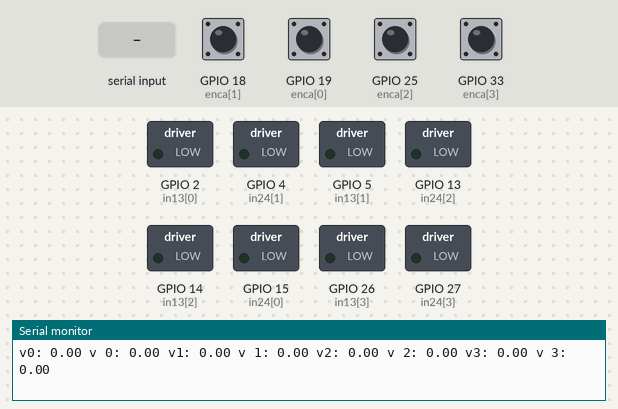
The sketch below on a simulated ESP32. Shown: switched loads named in the sketch (green lamp = pin HIGH), the last lines printed to the serial monitor. Inputs (shaded band) come from the test bench; at power-on: GPIO 18 (enca[1]), GPIO 19 (enca[0]), GPIO 25 (enca[2]), GPIO 33 (enca[3]) HIGH.

Above: at 1.2 s.
1.3 s: "FORWARD\n" received over Serial
At 4.0 s:
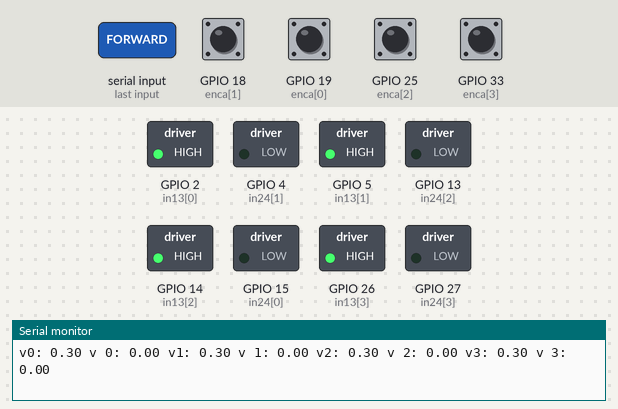
4.3 s: "BACKWARD\n" received over Serial
At 4.9 s:
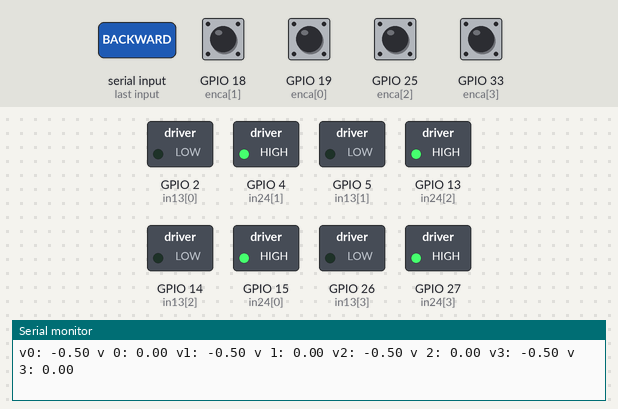
6.1 s: "LEFT\n" received over Serial
At 6.7 s:
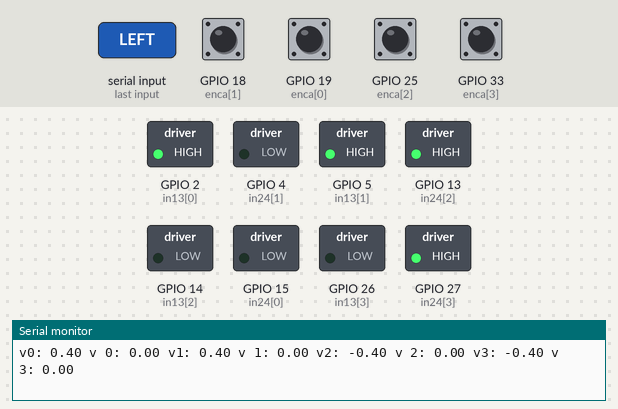
7.9 s: "RIGHT\n" received over Serial
At 9.4 s:
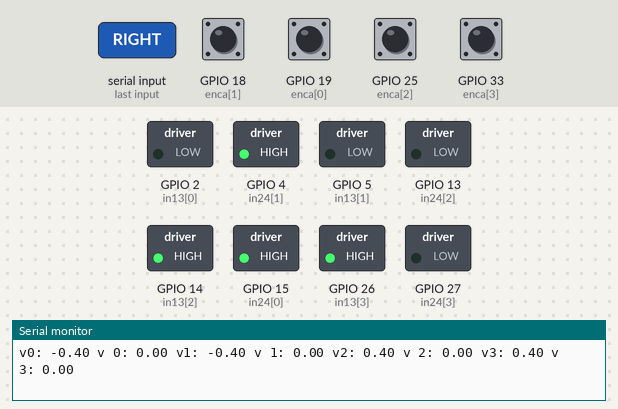
Timing chart, 0 to 10.9 s (numbered marks = the images above; inputs shaded):
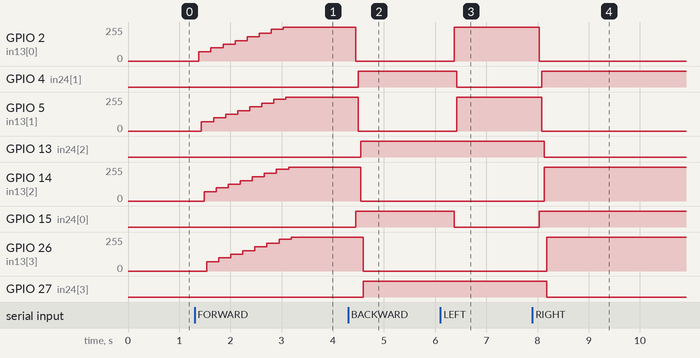

Measured:
- after the input at 1.3 s, GPIO 2 (in13[0]): moves from 0/255 to 255/255 over 1.7 s, starting after 0.09 s; GPIO 5 (in13[1]): moves from 0/255 to 255/255 over 1.7 s, starting after 0.14 s; GPIO 14 (in13[2]): moves from 0/255 to 255/255 over 1.7 s, starting after 0.19 s; GPIO 26 (in13[3]): moves from 0/255 to 255/255 over 1.7 s, starting after 0.24 s
- after the input at 4.3 s, GPIO 2 (in13[0]): 255/255 → 0/255 after 0.15 s; GPIO 4 (in24[1]): LOW → HIGH after 0.20 s; GPIO 5 (in13[1]): 255/255 → 0/255 after 0.20 s; GPIO 13 (in24[2]): LOW → HIGH after 0.25 s; GPIO 14 (in13[2]): 255/255 → 0/255 after 0.25 s
- after the input at 6.1 s, GPIO 2 (in13[0]): 0/255 → 255/255 after 0.27 s; GPIO 4 (in24[1]): HIGH → LOW after 0.32 s; GPIO 5 (in13[1]): 0/255 → 255/255 after 0.32 s; GPIO 15 (in24[0]): HIGH → LOW after 0.27 s
- after the input at 7.9 s, GPIO 2 (in13[0]): 255/255 → 0/255 after 0.13 s; GPIO 4 (in24[1]): LOW → HIGH after 0.18 s; GPIO 5 (in13[1]): 255/255 → 0/255 after 0.18 s; GPIO 13 (in24[2]): HIGH → LOW after 0.23 s; GPIO 14 (in13[2]): 0/255 → 255/255 after 0.23 s

The sketch:

pid_with_commu_continuous.ino
```cpp
/***********************
  before upload please run: sudo chmod a+rw /dev/ttyUSB0
  ensure serial monitor/plotter is closed before pyserial script is run
***********************/
#include <Arduino.h>
class PID_control{
  private:
    float kp, kd, ki, umax, uprev; // Parameters
    float eprev, eintegral;
  public:
  // Establish the C constructor(initialise KP = 1)
  PID_control(): kp(1), kd(0), ki(0), umax(255), eprev(0.0), eintegral(0.0), uprev(0.0){}
  // Set function, init

  void setParams(float kpIn, float kdIn, float kiIn, float umaxIn){
    kp = kpIn; kd = kdIn; ki = kiIn; umax = umaxIn;
  }
  // A function to compute the control signal
  void evalu(float value, float target, float deltaT, int &pwr){
    // error
    float e = target - value;
    // derivative
    float dedt = (e-eprev)/(deltaT);
    // integral
    eintegral = eintegral + e*deltaT;
    // control signal
    float u = kp*e + kd*dedt + ki*eintegral;
    // motor power
    pwr = (int) fabs(u);
    if(eintegral>2)
    {eintegral=2;}
    if( pwr > umax ){
      pwr = 255;
    }
    // motor direction
//    dir = 1;
//    if(u<0){
//      dir = -1;
//    }
    // store previous error
    eprev = e;
  }
};
/*************************************************************************************
Manually driving params
**************************************************************************************/
#define FORWARD 1
#define BACKWARD 2
#define LEFT 3
#define RIGHT 4
#define STOP 5
int command;
/*************************************************************************************/

#define NUM_MOTORS 4
#define ENC_COUNT_REV 330
const uint8_t enca[4] = {19,18,25,33};
const uint8_t encb[4] = {23,22,32,35};
// pwm channels
//const int PWM_CHANNELS[] = {0, 1, 2, 3, 4, 5, 6, 7};
const int PWM_FREQ = 2000;
const int PWM_RESOLUTION = 8;
const int MAX_DUTY_CYCLE = pow(2, PWM_RESOLUTION) - 1;
/* ************************************************ */
String received = "";
// Velocity calculation variables
long prevT = 0; // Tracking previous time tick
volatile int pos_i[4] = {0,0,0,0}; // pos interrupt
volatile float velocity_i[4] = {0,0,0,0}; // velocity measured in interrupt
volatile int posPrev[4] = {0,0,0,0};
volatile long prevT_i[4] = {0,0,0,0};
volatile long currT[4] = {0,0,0,0};
int pwr[]={0,0,0,0};

// Time calculation variables
long prevT_loop = 0;
long deltaT = 0; // time interval for each loop
// Filter variables
float v1Filt[4] = {0,0,0,0};
float v1Prev[4] = {0,0,0,0};
float vtarget[] = {0,0,0,0};
float wl = 0.0, wr = 0.0;
/* ************************************************ */
PID_control pid[4];
void IRAM_ATTR Encoder_ISR0() {
  currT[0] = micros();
  velocity_i[0] = 60*1.0e6/((currT[0]-prevT_i[0])*330);
  prevT_i[0] = currT[0];
}
void IRAM_ATTR Encoder_ISR1() {
  currT[1] = micros();
  velocity_i[1] = 60*1.0e6/((currT[1]-prevT_i[1])*330);
  prevT_i[1] = currT[1];
}
void IRAM_ATTR Encoder_ISR2() {
  currT[2] = micros();
  velocity_i[2] = 60*1.0e6/((currT[2]-prevT_i[2])*330);
  prevT_i[2] = currT[2];
}
void IRAM_ATTR Encoder_ISR3() {
  currT[3] = micros();
  velocity_i[3] = 60*1.0e6/((currT[3]-prevT_i[3])*330);
  prevT_i[3] = currT[3];
}

void parseStringToFloats (String input, float &wl, float &wr){
  input.replace("wl:", "");
  input.replace(" wr:", "");
  int commaIndex = input.indexOf(",");

  if (commaIndex != -1) {
    wl = input.substring(0, commaIndex).toFloat();
    wr = input.substring(commaIndex+1).toFloat();
  }

}
void GPIO_init(){

  pinMode(enca[0], INPUT_PULLUP);
  pinMode(enca[1], INPUT_PULLUP);
  pinMode(enca[2], INPUT_PULLUP);
  pinMode(enca[3], INPUT_PULLUP);
  }

void PID_control_init(PID_control *pid){
  pid[0].setParams(200,0,400,MAX_DUTY_CYCLE);
  pid[1].setParams(200,0,400,MAX_DUTY_CYCLE);
  pid[2].setParams(200,0,400,MAX_DUTY_CYCLE);
  pid[3].setParams(200,0,400,MAX_DUTY_CYCLE);
//  pid[0].setParams(50,0,100,MAX_DUTY_CYCLE);
//  pid[1].setParams(50,0,100,MAX_DUTY_CYCLE);
//  pid[2].setParams(50,0,100,MAX_DUTY_CYCLE);
//  pid[3].setParams(50,0,100,MAX_DUTY_CYCLE);
  }

void encoder_interr_init(){
  attachInterrupt(enca[0], Encoder_ISR0, RISING); // M1
  attachInterrupt(enca[1], Encoder_ISR1, RISING); // M2
  attachInterrupt(enca[2], Encoder_ISR2, RISING); // M3
  attachInterrupt(enca[3], Encoder_ISR3, RISING); // M4
  }

void PWM_init(const int PWM_FREQ , const int PWM_RESOLUTION ){
  const uint8_t in13[4] = {2,5,14,26};
  const uint8_t in24[4] = {15,4,13,27};
  const int PWM_CHANNELS[] = {0, 1, 2, 3, 4, 5, 6, 7};
  const int MAX_DUTY_CYCLE = pow(2, PWM_RESOLUTION) - 1;
  for (int i=0;i<8;i++)
  {
    ledcSetup(PWM_CHANNELS[i], PWM_FREQ, PWM_RESOLUTION);
    ledcWrite(PWM_CHANNELS[i],0);
    }

   for (int i=0;i<4;i++)
   {
      ledcAttachPin(in13[i],PWM_CHANNELS[i]);
      ledcAttachPin(in24[i],PWM_CHANNELS[i+4]);
    }

  }

float filter(float *v1Filt, volatile float *velocity_i, float *v1Prev){
  float vleft, vright;
  for (int i=0;i<4;i++)
  {
    v1Filt[i] = 0.843*v1Filt[i] + 0.0782*velocity_i[i] + 0.0782*v1Prev[i];
    v1Prev[i] = velocity_i[i];
    vleft=(v1Filt[0]+v1Filt[1])/2;
    vright=(v1Filt[2]+v1Filt[3])/2;
  }


  return vright, vleft;

}


void PID_driving(float *target_v, float *v, float deltaT, int *pwr, PID_control *pid){
  const int PWM_CHANNELS[] = {0, 1, 2, 3, 4, 5, 6, 7};
  float r=31.5*pow(10,-3);
  float pi=3.14;
  float l=2*pi*r;
  float v_mps[4];
  for (int i=0; i<4;i++){
    v_mps[i]=l*fabs(v[i])/60;
    if((fabs(target_v[i])>=0.15) && (fabs(v_mps[i])<=0.15))
    {
      pwr[i]=200;
      delay(50);
    }
      if (target_v[i]==0)
         {
          ledcWrite(PWM_CHANNELS[i], 0);
          ledcWrite(PWM_CHANNELS[i+4], 0);
          }


     else if(target_v[i]>0)
       {
         if(target_v[i]<0.2 || (target_v[i]>0.4 && v_mps[i]>0.4))
         {
          if(pwr[i]<100)
            {pwr[i]=100;}
          pid[i].setParams(50,0,100,MAX_DUTY_CYCLE);
          }
         else
         {pid[i].setParams(200,0,400,MAX_DUTY_CYCLE);}
         pid[i].evalu(v_mps[i], fabs(target_v[i]), deltaT, pwr[i]);
         ledcWrite(PWM_CHANNELS[i], pwr[i]);
         ledcWrite(PWM_CHANNELS[i+4], 0);
       }
     else
        {
          if(target_v[i]>-0.2 || ((target_v[i]<-0.4 && v_mps[i]<-0.4)))
          {
            if(pwr[i]<100)
            {pwr[i]=100;}
            pid[i].setParams(50,0,100,MAX_DUTY_CYCLE);
            }
          else
          {pid[i].setParams(200,0,400,MAX_DUTY_CYCLE);}
          pid[i].evalu(v_mps[i], fabs(target_v[i]), deltaT, pwr[i]);
          ledcWrite(PWM_CHANNELS[i], 0);
          ledcWrite(PWM_CHANNELS[i+4], pwr[i]);
      }


    if(i==3)
    {delay(20);}

    }
}

void manually_driving(int driving_mode, float *target_v, float *v, float deltaT, int *pwr, PID_control *pid)
{
  switch(driving_mode)
  {
   case FORWARD:
   target_v[0]= 0.3;
   target_v[1]= 0.3;
   target_v[2]= 0.3;
   target_v[3]= 0.3;
   break;
   case BACKWARD:
   target_v[0]= -0.5;
   target_v[1]= -0.5;
   target_v[2]= -0.5;
   target_v[3]= -0.5;
   break;
   case RIGHT:
   target_v[0]= -0.4;
   target_v[1]= -0.4;
   target_v[2]= 0.4;
   target_v[3]= 0.4;
   break;
   case LEFT:
   target_v[0]= 0.4;
   target_v[1]= 0.4;
   target_v[2]= -0.4;
   target_v[3]= -0.4;
   break;
   case STOP:
   target_v[0]= 0;
   target_v[1]= 0;
   target_v[2]= 0;
   target_v[3]= 0;
   break;
   default:
   target_v[0]= 0;
   target_v[1]= 0;
   target_v[2]= 0;
   target_v[3]= 0;
   break;
    }
  PID_driving(target_v,v,deltaT,pwr,pid);
  }

void setup() {
  // put your setup code here, to run once:
  Serial.begin(9600);

  GPIO_init();
  PID_control_init(pid);
  encoder_interr_init();
  // setup pwm channel
  PWM_init(2000,8);
}

void loop() {

  /************************  read data *********************************/
  if (Serial.available() > 0){
    received = Serial.readStringUntil('\n');
    if(received == "FORWARD"){
      command = FORWARD;
    }
    else if (received == "BACKWARD") {
      command = BACKWARD;
    }
    else if (received == "LEFT") {
      command = LEFT;
    }
    else if (received == "RIGHT") {
      command = RIGHT;
    }
    else if (received == "STOP") {
      command = STOP;
    }

    //parseStringToFloats(received, wl, wr);
  }
  /************************  get measured speed *****************************/
  //volatile int pos[4] = {pos_i[0],pos_i[1],pos_i[2],pos_i[3]}; // update current pos
  long currT_loop = micros();
  float deltaT = ((float) (currT_loop - prevT_loop))/1.0e6; // Change in Tse
  prevT_loop = currT_loop;
  // filter
  filter(v1Filt, velocity_i, v1Prev);
  float v[]={v1Filt[0],v1Filt[1],v1Filt[2],v1Filt[3]};
  /*************************** set motor speed *****************************/
  float v_test[]={0,0,0,0};
  vtarget[0] = wl;
  vtarget[1] = wl;
  vtarget[2] = wr;
  vtarget[3] = wr;
  //PID_driving(vtarget,v,deltaT,pwr,pid);
  manually_driving(command, vtarget, v, deltaT, pwr, pid);
  for (int i=0;i<4;i++)
  {
    v_test[i]=2*3.14*31.5*pow(10,-3)*v[i]/60;
    Serial.print("v");
    Serial.print(i);
    Serial.print(": ");
    Serial.print(vtarget[i]);
    Serial.print(" ");
    Serial.print("v ");
    Serial.print(i);
    Serial.print(": ");
    Serial.print(v_test[i]);
    Serial.print(" ");
    if(i==3){
      Serial.println();
    }
  }

  delay(1);

}
```
